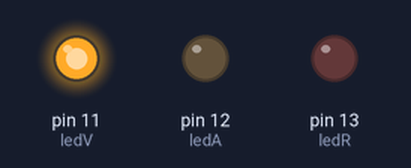
Simulated run of this sketch. Board: Arduino Uno, built with avr-gcc and run on an emulated ATmega328P. Parts: output pins drawn as LEDs (lit = HIGH).

Above: at 0.1 s.
At 18.1 s:
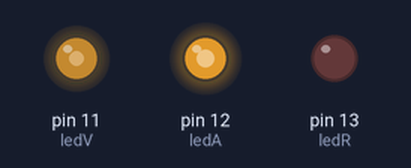
At 39.1 s:
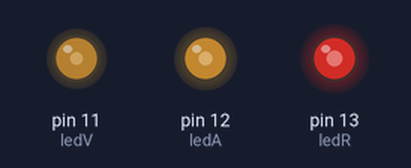
Timing chart, 0 to 40.0 s (numbered marks = the images above):
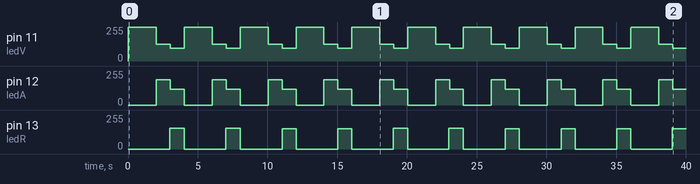

Measured:
- by itself, pin 12 (ledA): 0/255 → 190/255 at 2.0 s, → 119/255 1.0 s later, → 0/255 1.0 s later, → 190/255 2.0 s later, … (30 changes in this stretch)
- by itself, pin 13 (ledR): ramps from 158/255 to 0/255 and jumps back, once every 4.0 s
- by itself, pin 11 (ledV): 0/255 → 255/255 at 0.00 s, → 125/255 2.0 s later, → 94/255 1.0 s later, → 255/255 1.0 s later, … (31 changes in this stretch)

The sketch:

5.ino
```cpp
long segundo = 0;
long segundo2 = 0;
int ledR= 13;
int ledA= 12;
int ledV= 11;

void setup()
{
  Serial.begin (9600);
  pinMode(13, OUTPUT);
  pinMode(12, OUTPUT);
  pinMode(11, OUTPUT);
}

void loop()
{
  segundo =millis();

  digitalWrite(ledV, HIGH);
  digitalWrite(ledA, LOW);
  digitalWrite(ledR, LOW);

  if ((segundo-segundo2)>2000){
  digitalWrite(ledA, HIGH);
  digitalWrite(ledV, LOW);
  digitalWrite(ledR, LOW);

  }if((segundo-segundo2)>3000){
  digitalWrite(ledR, HIGH);
  digitalWrite(ledV, LOW);
  digitalWrite(ledA, LOW);

  }if((segundo-segundo2)>4000){
    segundo2=segundo;
  }
}
```
